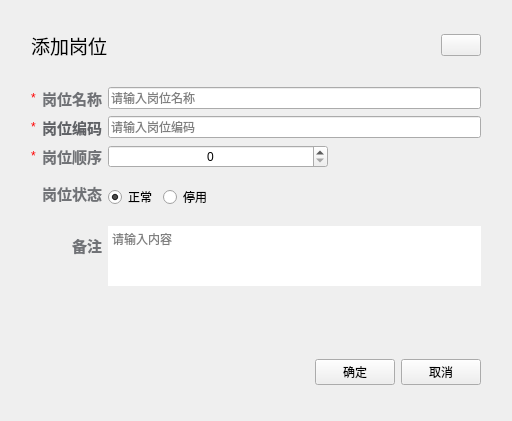
<?xml version="1.0" encoding="UTF-8"?>
<ui version="4.0">
 <class>PostAddDlgClass</class>
 <widget class="QWidget" name="PostAddDlgClass">
  <property name="geometry">
   <rect>
    <x>0</x>
    <y>0</y>
    <width>568</width>
    <height>436</height>
   </rect>
  </property>
  <property name="minimumSize">
   <size>
    <width>568</width>
    <height>0</height>
   </size>
  </property>
  <property name="maximumSize">
   <size>
    <width>568</width>
    <height>16777215</height>
   </size>
  </property>
  <property name="windowTitle">
   <string>PostAddDlg</string>
  </property>
  <layout class="QVBoxLayout" name="verticalLayout">
   <property name="sizeConstraint">
    <enum>QLayout::SizeConstraint::SetFixedSize</enum>
   </property>
   <property name="leftMargin">
    <number>9</number>
   </property>
   <property name="topMargin">
    <number>9</number>
   </property>
   <property name="rightMargin">
    <number>9</number>
   </property>
   <property name="bottomMargin">
    <number>9</number>
   </property>
   <item>
    <widget class="QWidget" name="container" native="true">
     <layout class="QVBoxLayout" name="verticalLayout_2">
      <property name="sizeConstraint">
       <enum>QLayout::SizeConstraint::SetFixedSize</enum>
      </property>
      <item>
       <widget class="QWidget" name="widget" native="true">
        <property name="minimumSize">
         <size>
          <width>0</width>
          <height>50</height>
         </size>
        </property>
        <property name="maximumSize">
         <size>
          <width>16777215</width>
          <height>50</height>
         </size>
        </property>
        <layout class="QHBoxLayout" name="horizontalLayout">
         <item>
          <widget class="QLabel" name="label">
           <property name="text">
            <string>&lt;html&gt;&lt;head/&gt;&lt;body&gt;&lt;p&gt;&lt;span style=&quot; font-size:14pt;&quot;&gt;添加岗位&lt;/span&gt;&lt;/p&gt;&lt;/body&gt;&lt;/html&gt;</string>
           </property>
          </widget>
         </item>
         <item>
          <spacer name="horizontalSpacer">
           <property name="orientation">
            <enum>Qt::Orientation::Horizontal</enum>
           </property>
           <property name="sizeHint" stdset="0">
            <size>
             <width>200</width>
             <height>20</height>
            </size>
           </property>
          </spacer>
         </item>
         <item>
          <widget class="QPushButton" name="closeBtn">
           <property name="text">
            <string/>
           </property>
          </widget>
         </item>
        </layout>
       </widget>
      </item>
      <item>
       <widget class="QWidget" name="widget_2" native="true">
        <layout class="QFormLayout" name="formLayout">
         <property name="sizeConstraint">
          <enum>QLayout::SizeConstraint::SetFixedSize</enum>
         </property>
         <property name="labelAlignment">
          <set>Qt::AlignmentFlag::AlignRight|Qt::AlignmentFlag::AlignTrailing|Qt::AlignmentFlag::AlignVCenter</set>
         </property>
         <item row="0" column="0">
          <layout class="QHBoxLayout" name="horizontalLayout_7">
           <item>
            <widget class="QLabel" name="label_22">
             <property name="text">
              <string>&lt;html&gt;&lt;head/&gt;&lt;body&gt;&lt;p&gt;&lt;span style=&quot; color:#ff0000;&quot;&gt;*&lt;/span&gt;&lt;/p&gt;&lt;/body&gt;&lt;/html&gt;</string>
             </property>
            </widget>
           </item>
           <item>
            <widget class="QLabel" name="label_5">
             <property name="text">
              <string>&lt;html&gt;&lt;head/&gt;&lt;body&gt;&lt;p&gt;&lt;span style=&quot; font-size:11pt; font-weight:700; color:#707276;&quot;&gt;岗位名称&lt;/span&gt;&lt;/p&gt;&lt;/body&gt;&lt;/html&gt;</string>
             </property>
            </widget>
           </item>
          </layout>
         </item>
         <item row="0" column="1">
          <widget class="QLineEdit" name="postNameEdit">
           <property name="placeholderText">
            <string>请输入岗位名称</string>
           </property>
          </widget>
         </item>
         <item row="1" column="0">
          <layout class="QHBoxLayout" name="horizontalLayout_3">
           <item>
            <widget class="QLabel" name="label_21">
             <property name="text">
              <string>&lt;html&gt;&lt;head/&gt;&lt;body&gt;&lt;p&gt;&lt;span style=&quot; color:#ff0000;&quot;&gt;*&lt;/span&gt;&lt;/p&gt;&lt;/body&gt;&lt;/html&gt;</string>
             </property>
            </widget>
           </item>
           <item>
            <widget class="QLabel" name="label_9">
             <property name="text">
              <string>&lt;html&gt;&lt;head/&gt;&lt;body&gt;&lt;p&gt;&lt;span style=&quot; font-size:11pt; font-weight:700; color:#606266;&quot;&gt;岗位编码&lt;/span&gt;&lt;/p&gt;&lt;/body&gt;&lt;/html&gt;</string>
             </property>
            </widget>
           </item>
          </layout>
         </item>
         <item row="1" column="1">
          <widget class="QLineEdit" name="postCodeEdit">
           <property name="placeholderText">
            <string>请输入岗位编码</string>
           </property>
          </widget>
         </item>
         <item row="2" column="0">
          <layout class="QHBoxLayout" name="horizontalLayout_2">
           <item>
            <widget class="QLabel" name="label_23">
             <property name="text">
              <string>&lt;html&gt;&lt;head/&gt;&lt;body&gt;&lt;p&gt;&lt;span style=&quot; color:#ff0000;&quot;&gt;*&lt;/span&gt;&lt;/p&gt;&lt;/body&gt;&lt;/html&gt;</string>
             </property>
            </widget>
           </item>
           <item>
            <widget class="QLabel" name="label_6">
             <property name="text">
              <string>&lt;html&gt;&lt;head/&gt;&lt;body&gt;&lt;p&gt;&lt;span style=&quot; font-size:11pt; font-weight:700; color:#707276;&quot;&gt;岗位顺序&lt;/span&gt;&lt;/p&gt;&lt;/body&gt;&lt;/html&gt;</string>
             </property>
            </widget>
           </item>
          </layout>
         </item>
         <item row="2" column="1">
          <widget class="QWidget" name="widget_3" native="true">
           <layout class="QHBoxLayout" name="horizontalLayout_6">
            <property name="leftMargin">
             <number>0</number>
            </property>
            <property name="topMargin">
             <number>0</number>
            </property>
            <property name="rightMargin">
             <number>0</number>
            </property>
            <property name="bottomMargin">
             <number>0</number>
            </property>
            <item>
             <widget class="QSpinBox" name="postSortBox">
              <property name="minimumSize">
               <size>
                <width>220</width>
                <height>0</height>
               </size>
              </property>
              <property name="maximumSize">
               <size>
                <width>220</width>
                <height>16777215</height>
               </size>
              </property>
              <property name="alignment">
               <set>Qt::AlignmentFlag::AlignCenter</set>
              </property>
             </widget>
            </item>
            <item>
             <spacer name="horizontalSpacer_5">
              <property name="orientation">
               <enum>Qt::Orientation::Horizontal</enum>
              </property>
              <property name="sizeHint" stdset="0">
               <size>
                <width>153</width>
                <height>20</height>
               </size>
              </property>
             </spacer>
            </item>
           </layout>
          </widget>
         </item>
         <item row="3" column="0">
          <widget class="QLabel" name="label_7">
           <property name="text">
            <string>&lt;html&gt;&lt;head/&gt;&lt;body&gt;&lt;p&gt;&lt;span style=&quot; font-size:11pt; font-weight:700; color:#707276;&quot;&gt;岗位状态&lt;/span&gt;&lt;/p&gt;&lt;/body&gt;&lt;/html&gt;</string>
           </property>
          </widget>
         </item>
         <item row="3" column="1">
          <widget class="QWidget" name="menuIconWdgt" native="true">
           <layout class="QHBoxLayout" name="horizontalLayout_5">
            <property name="leftMargin">
             <number>0</number>
            </property>
            <property name="rightMargin">
             <number>0</number>
            </property>
            <item>
             <widget class="QRadioButton" name="isActive1_RBtn">
              <property name="text">
               <string>正常</string>
              </property>
              <property name="checked">
               <bool>true</bool>
              </property>
             </widget>
            </item>
            <item>
             <widget class="QRadioButton" name="isActive0_RBtn">
              <property name="text">
               <string>停用</string>
              </property>
             </widget>
            </item>
            <item>
             <spacer name="horizontalSpacer_2">
              <property name="orientation">
               <enum>Qt::Orientation::Horizontal</enum>
              </property>
              <property name="sizeHint" stdset="0">
               <size>
                <width>40</width>
                <height>20</height>
               </size>
              </property>
             </spacer>
            </item>
           </layout>
          </widget>
         </item>
         <item row="4" column="0">
          <widget class="QLabel" name="label_10">
           <property name="text">
            <string>&lt;html&gt;&lt;head/&gt;&lt;body&gt;&lt;p&gt;&lt;span style=&quot; font-size:11pt; font-weight:700; color:#707276;&quot;&gt;备注&lt;/span&gt;&lt;/p&gt;&lt;/body&gt;&lt;/html&gt;</string>
           </property>
          </widget>
         </item>
         <item row="4" column="1">
          <widget class="QPlainTextEdit" name="remarkEdit">
           <property name="minimumSize">
            <size>
             <width>0</width>
             <height>60</height>
            </size>
           </property>
           <property name="maximumSize">
            <size>
             <width>16777215</width>
             <height>60</height>
            </size>
           </property>
           <property name="frameShape">
            <enum>QFrame::Shape::NoFrame</enum>
           </property>
           <property name="placeholderText">
            <string>请输入内容</string>
           </property>
          </widget>
         </item>
        </layout>
       </widget>
      </item>
      <item>
       <spacer name="verticalSpacer">
        <property name="orientation">
         <enum>Qt::Orientation::Vertical</enum>
        </property>
        <property name="sizeHint" stdset="0">
         <size>
          <width>20</width>
          <height>40</height>
         </size>
        </property>
       </spacer>
      </item>
      <item>
       <widget class="QWidget" name="widget_5" native="true">
        <property name="minimumSize">
         <size>
          <width>0</width>
          <height>58</height>
         </size>
        </property>
        <property name="maximumSize">
         <size>
          <width>16777215</width>
          <height>58</height>
         </size>
        </property>
        <layout class="QHBoxLayout" name="horizontalLayout_4">
         <item>
          <spacer name="horizontalSpacer_3">
           <property name="orientation">
            <enum>Qt::Orientation::Horizontal</enum>
           </property>
           <property name="sizeHint" stdset="0">
            <size>
             <width>200</width>
             <height>20</height>
            </size>
           </property>
          </spacer>
         </item>
         <item>
          <widget class="QPushButton" name="okBtn">
           <property name="text">
            <string>确定</string>
           </property>
          </widget>
         </item>
         <item>
          <widget class="QPushButton" name="cancelBtn">
           <property name="text">
            <string>取消</string>
           </property>
          </widget>
         </item>
        </layout>
       </widget>
      </item>
     </layout>
    </widget>
   </item>
  </layout>
 </widget>
 <layoutdefault spacing="6" margin="11"/>
 <resources>
  <include location="../../Resource.qrc"/>
 </resources>
 <connections>
  <connection>
   <sender>closeBtn</sender>
   <signal>clicked()</signal>
   <receiver>PostAddDlgClass</receiver>
   <slot>hide()</slot>
   <hints>
    <hint type="sourcelabel">
     <x>515</x>
     <y>42</y>
    </hint>
    <hint type="destinationlabel">
     <x>281</x>
     <y>371</y>
    </hint>
   </hints>
  </connection>
  <connection>
   <sender>cancelBtn</sender>
   <signal>clicked()</signal>
   <receiver>PostAddDlgClass</receiver>
   <slot>hide()</slot>
   <hints>
    <hint type="sourcelabel">
     <x>498</x>
     <y>695</y>
    </hint>
    <hint type="destinationlabel">
     <x>281</x>
     <y>371</y>
    </hint>
   </hints>
  </connection>
 </connections>
</ui>
